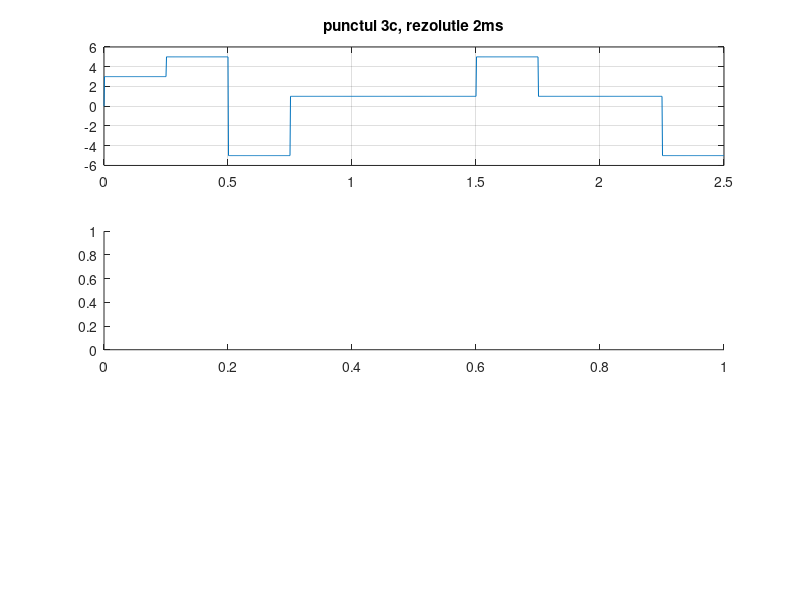

Recreate this plot in MATLAB. (Note: this script raises an error after producing the figure.)
D=0.25;
lev = [-5, -3, -1, 1, 3, 5];

%lungimea lui d ne da numarul de esantioane cuprinse in durata D

%rezolutie 2ms
pas1=0.002;
d1=0:pas1:D;
t1=0:pas1:10*D;
j=0;
for i=1:(length(t1)-1)
    if (mod(t1(i),D)==0)
        pos = randi(length(lev));
        for(j=(1:length(d1)-1))
         x1(i+j)=lev(pos);
        end
    end
end
subplot (3,1,1), plot(t1,x1), title('punctul 3c, rezolutie 2ms'), grid;


%rezolutie 20ms
pas2=0.02;
d2=0:pas2:D;
t2=0:pas2:10*D;
j=0;
for i=1:(length(t2)-1)
    if (mod(t2(i),D)==0)
        pos = randi(length(lev));
        for(j=(1:length(d2)-1))
         x2(i+j)=lev(pos);
        end
    end
end
subplot (3,1,2), plot(t2,x2), title('punctul 3c, rezolutie 20ms'), grid;

%rezolutie 200ms
pas3=0.2;
d3=0:pas3:D;
t3=0:pas3:10*D;
j=0;
for i=1:(length(t3)-1)
    if (mod(t3(i),D)==0)
        pos = randi(length(lev));
        for(j=(1:length(d3)-1))
         x3(i+j)=lev(pos);
        end
    end
end
subplot (3,1,3), plot(t3,x3), title('punctul 3c, rezolutie 200ms'), grid;

figure (1);